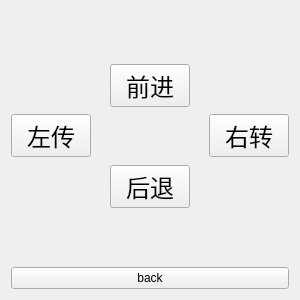
<?xml version="1.0" encoding="UTF-8"?>
<ui version="4.0">
 <class>demo02_config_direction</class>
 <widget class="QWidget" name="demo02_config_direction">
  <property name="geometry">
   <rect>
    <x>0</x>
    <y>0</y>
    <width>300</width>
    <height>300</height>
   </rect>
  </property>
  <property name="windowTitle">
   <string>Form</string>
  </property>
  <layout class="QVBoxLayout" name="verticalLayout_2">
   <item>
    <layout class="QHBoxLayout" name="horizontalLayout">
     <item>
      <widget class="QPushButton" name="pushButton_2">
       <property name="font">
        <font>
         <pointsize>18</pointsize>
        </font>
       </property>
       <property name="text">
        <string>左传</string>
       </property>
       <property name="iconSize">
        <size>
         <width>25</width>
         <height>25</height>
        </size>
       </property>
      </widget>
     </item>
     <item>
      <spacer name="horizontalSpacer">
       <property name="orientation">
        <enum>Qt::Horizontal</enum>
       </property>
       <property name="sizeHint" stdset="0">
        <size>
         <width>40</width>
         <height>20</height>
        </size>
       </property>
      </spacer>
     </item>
     <item>
      <layout class="QVBoxLayout" name="verticalLayout">
       <item>
        <spacer name="verticalSpacer_2">
         <property name="orientation">
          <enum>Qt::Vertical</enum>
         </property>
         <property name="sizeHint" stdset="0">
          <size>
           <width>20</width>
           <height>40</height>
          </size>
         </property>
        </spacer>
       </item>
       <item>
        <widget class="QPushButton" name="pushButton">
         <property name="font">
          <font>
           <pointsize>18</pointsize>
          </font>
         </property>
         <property name="text">
          <string>前进</string>
         </property>
         <property name="iconSize">
          <size>
           <width>25</width>
           <height>25</height>
          </size>
         </property>
        </widget>
       </item>
       <item>
        <spacer name="verticalSpacer">
         <property name="orientation">
          <enum>Qt::Vertical</enum>
         </property>
         <property name="sizeHint" stdset="0">
          <size>
           <width>20</width>
           <height>40</height>
          </size>
         </property>
        </spacer>
       </item>
       <item>
        <widget class="QPushButton" name="pushButton_4">
         <property name="font">
          <font>
           <pointsize>18</pointsize>
          </font>
         </property>
         <property name="text">
          <string>后退</string>
         </property>
         <property name="iconSize">
          <size>
           <width>25</width>
           <height>25</height>
          </size>
         </property>
        </widget>
       </item>
       <item>
        <spacer name="verticalSpacer_3">
         <property name="orientation">
          <enum>Qt::Vertical</enum>
         </property>
         <property name="sizeHint" stdset="0">
          <size>
           <width>20</width>
           <height>40</height>
          </size>
         </property>
        </spacer>
       </item>
      </layout>
     </item>
     <item>
      <spacer name="horizontalSpacer_2">
       <property name="orientation">
        <enum>Qt::Horizontal</enum>
       </property>
       <property name="sizeHint" stdset="0">
        <size>
         <width>40</width>
         <height>20</height>
        </size>
       </property>
      </spacer>
     </item>
     <item>
      <widget class="QPushButton" name="pushButton_3">
       <property name="font">
        <font>
         <pointsize>18</pointsize>
        </font>
       </property>
       <property name="text">
        <string>右转</string>
       </property>
       <property name="iconSize">
        <size>
         <width>25</width>
         <height>25</height>
        </size>
       </property>
      </widget>
     </item>
    </layout>
   </item>
   <item>
    <widget class="QPushButton" name="pushButton_5">
     <property name="text">
      <string>back</string>
     </property>
    </widget>
   </item>
  </layout>
 </widget>
 <resources/>
 <connections/>
</ui>
